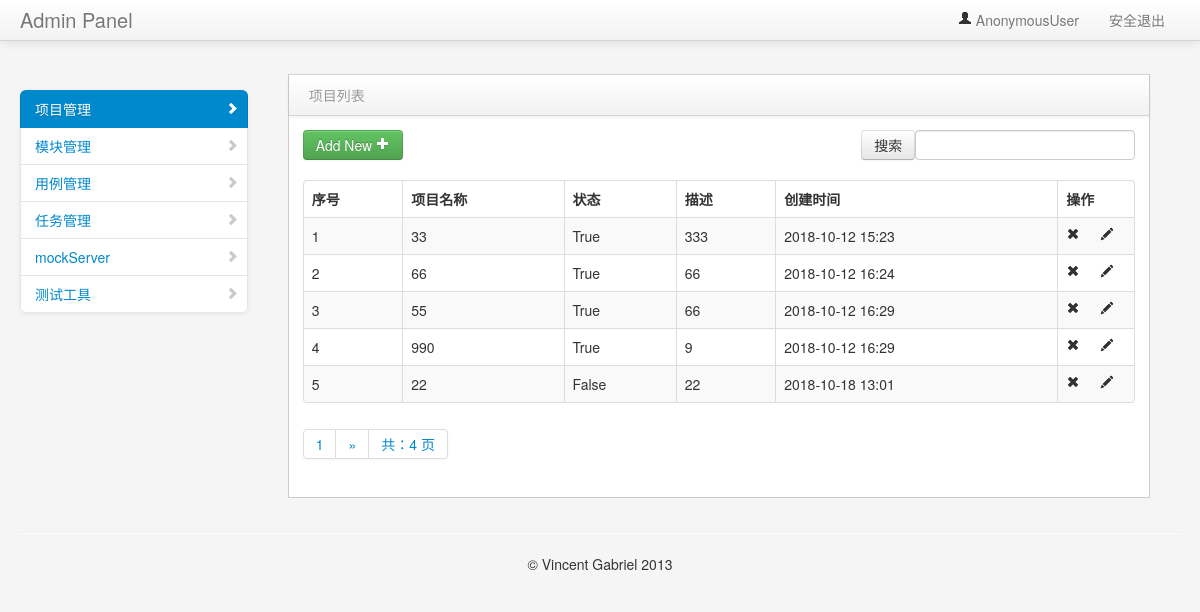
Page /manage/search_project/ on the committed database.
### project_app/models.py (models this page shows, shortened)
class Project(models.Model):
    title = models.CharField(max_length=50)
    describe = models.TextField("描述",default="")
    status = models.BooleanField("状态",default=True)
    create_time = models.DateTimeField("创建时间",auto_now=True)

### project_app/views/project_views.py (the view)
# urls.py: path("search_project/", project_views.search_project),
def search_project(request):
    if request.method == "GET":
        search_project = request.GET.get("search_project","")
        project_data = Project.objects.filter(title__icontains=search_project)
        contacts = page(request, project_data)
        return render(request, "project_manage.html",
                      {"type": "list", "contacts": contacts, "search_project": search_project})
    else:
        return "404"

### common/page_help.py (called while the page is built)
def page(request,obj,count=5):
    paginator = Paginator(obj, count)
    page = request.GET.get("page")
    try:
        contacts = paginator.get_page(page)
    except EmptyPage:
        contacts = paginator.page(1)
    except PageNotAnInteger:
        contacts = paginator.page(paginator.num_pages)
    return contacts

### templates/project_manage.html (shortened to what this page needs)
{% extends "common/nav.html" %}
    {% block context %}
<div class="span3" id="sidebar">
    <ul class="nav nav-list bs-docs-sidenav nav-collapse collapse">
        <li class="active">
            <a href="/manage/project_manage/"><i class="icon-chevron-right"></i>项目管理</a>
        </li>
        <li>
            <a href="/manage/module_manage/"><i class="icon-chevron-right"></i>模块管理</a>
        </li>
        <li>
            <a href="/interface/case_manage/"><i class="icon-chevron-right"></i>用例管理</a>
        </li>
        <li>
            <a href="/interface/task_manage/"><i class="icon-chevron-right"></i>任务管理</a>
        </li>
        <li>
            <a href="interface.html"><i class="icon-chevron-right"></i>mockServer</a>
        </li>
        <li>
            <a href="interface.html"><i class="icon-chevron-right"></i>测试工具</a>
        </li>
    </ul>
</div>
<div class="span9" id="content">
    <div class="row-fluid">
   {% if type == 'list'%}
         <div class="block">
            <div class="navbar navbar-inner block-header">
                <div class="muted pull-left">项目列表</div>
            </div>
            <div class="block-content collapse in">
                <div class="span12">
                   <div class="table-toolbar">
                      <div class="btn-group">
                         <a href="/manage/add_project/"><button class="btn btn-success">Add New <i class="icon-plus icon-white"></i></button></a>
                      </div>
                      <div class="btn-group pull-right">
                         <div class="dataTables_filter" id="example_filter">
                             <form method="get" action="/manage/search_project/">
                              <input class="btn" type="submit" value="搜索">
                              <label><input type="text" aria-controls="example" id="search_project" name="search_project"></label>
                             </form>
                        </div>
                      </div>
                   </div>
                    <table cellpadding="0" cellspacing="0" border="0" class="table table-striped table-bordered" id="example2">
                        <thead>
                            <tr>
                                <th>序号</th>
                                <th>项目名称</th>
                                <th>状态</th>
                                <th>描述</th>
                                <th>创建时间</th>
                                <th>操作</th>
                            </tr>
                        </thead>
                        <tbody>
                        {% for data in contacts %}
                            <tr class="gradeU">
                                <td>{{forloop.counter }}</td>
                                <td>{{data.title}}</td>
                                <td>{{data.status}}</td>
                                <td class="center">{{data.describe}}</td>
                                <td class="center">{{data.create_time |date:"Y-m-d H:i"}}</td>
                                <td class="center" style="width: 60px;">
                                    <a onclick="del_id('{{ data.id }}')"><i class="icon-remove"></i></a>
                                    <a href="/manage/edit_project/{{ data.id }}/"><i class="icon-pencil"></i></a>
                                </td>
                            </tr>
                        {% endfor %}
                        </tbody>
                    </table>
                </div>
              <div class="pagination">
                <span class="step-links">
                  <ul class="pagination">
                     <li><a href="#">{{ contacts.number }}</a></li>
                    {% if contacts.has_next %}
                      {% if phone %}
                        <li><a href="?search_project={{ search_project }}&page={{ contacts.next_page_number }}">&raquo;</a></li>
                      {% else %}
                       <li><a href="?search_project={{ search_project }}&page={{ contacts.next_page_number }}">&raquo;</a></li>
                      {% endif %}
                    {% endif %}
                    <li><a href="#">共：{{ contacts.paginator.num_pages }} 页</a></li>
                  </ul>
                </span>
              </div>
            </div>
         </div>
    </div>
</div>
 {% endif %}
    {% endblock context %}

### static/assets/css/styles.css (style rules this page uses)
body { padding-top: 0; padding-bottom: 40px; background-color: #f5f5f5; }
@media (min-width: 979px) { body { padding-top: 60px; } }
#content { margin-left:0px; }
.block { border: 1px solid #ccc; background: white; margin: 1em 0em; border-top: none; }
.block-content { margin: 1em; min-height: .25em; }
.block-header { margin-bottom: 0px; border-right: none; border-left: none; -webkit-border-radius: 0px; -moz-border-radius: 0px; border-radius: 0px; }
.block-header div { padding-top: 10px; }
.bs-docs-sidenav { max-width: 228px; margin: 30px 0 0; padding: 0; background-color: #fff; -webkit-border-radius: 6px; -moz-border-radius: 6px; border-radius: 6px; -webkit-box-shadow: 0 1px 4px rgba(0,0,0,.065); -moz-box-shadow: 0 1px 4px rgba(0,0,0,.065); box-shadow: 0 1px 4px rgba(0,0,0,.065); }
.bs-docs-sidenav > li > a { display: block; width: 190px \9; margin: 0 0 -1px; padding: 8px 14px; border: 1px solid #e5e5e5; }
.bs-docs-sidenav > li:first-child > a { -webkit-border-radius: 6px 6px 0 0; -moz-border-radius: 6px 6px 0 0; border-radius: 6px 6px 0 0; }
.bs-docs-sidenav > li:last-child > a { -webkit-border-radius: 0 0 6px 6px; -moz-border-radius: 0 0 6px 6px; border-radius: 0 0 6px 6px; }
.bs-docs-sidenav > .active > a { position: relative; z-index: 2; padding: 9px 15px; border: 0; text-shadow: 0 1px 0 rgba(0,0,0,.15); -webkit-box-shadow: inset 1px 0 0 rgba(0,0,0,.1), inset -1px 0 0 rgba(0,0,0,.1); -moz-box-shadow: inset 1px 0 0 rgba(0,0,0,.1), inset -1px 0 0 rgba(0,0,0,.1); box-shadow: inset 1px 0 0 rgba(0,0,0,.1), inset -1px 0 0 rgba(0,0,0,.1); }
.bs-docs-sidenav .icon-chevron-right { float: right; margin-top: 2px; margin-right: -6px; opacity: .25; }
.bs-docs-sidenav .active .icon-chevron-right, .bs-docs-sidenav .active a:hover .icon-chevron-right { opacity: 1; }

### rows in the picture
Project: title "33", status "True", describe "333", create_time "2018-10-12 15:23"
Project: title "66", status "True", describe "66", create_time "2018-10-12 16:24"
Project: title "55", status "True", describe "66", create_time "2018-10-12 16:29"
Project: title "990", status "True", describe "9", create_time "2018-10-12 16:29"
Project: title "22", status "False", describe "22", create_time "2018-10-18 13:01"

### other values in the picture
{{ user }} "AnonymousUser"
{{ contacts.number }} "1"
{{ contacts.paginator.num_pages }} "4"
